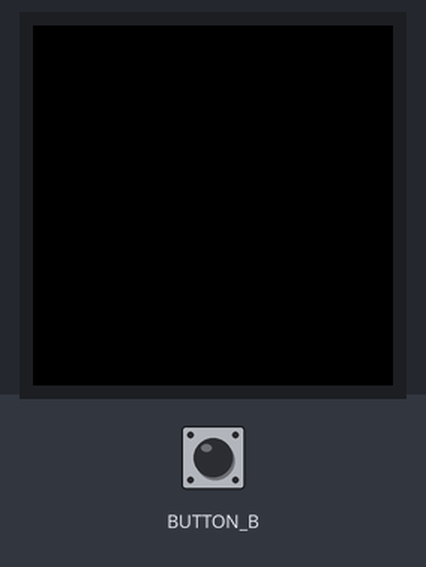
Bench run of a program on a simulated Adafruit CLUE running CircuitPython. Shown: 240×240 colour display. The inputs (shaded band) are chosen by the test bench. What the program prints to the serial console is not drawn.

Above: at 1.2 s.
1.3 s: button B pressed for 0.15 s
At 2.5 s:
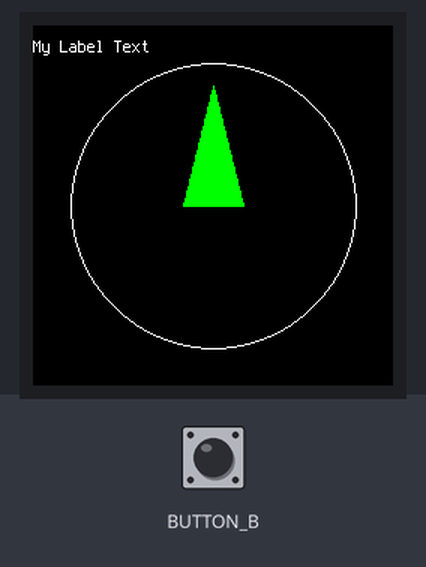
2.9 s: button B pressed for 1 s
At 3.8 s:
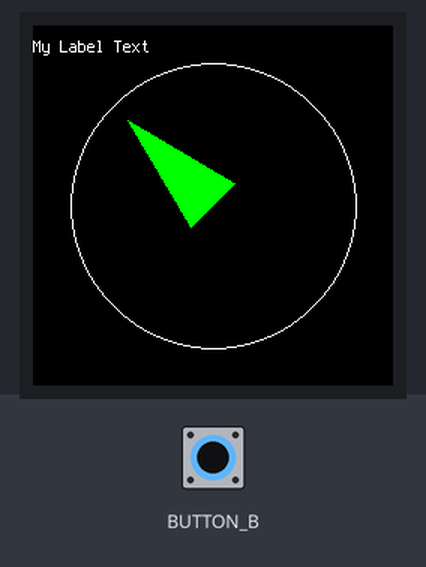
5.4 s: button B pressed for 0.15 s
At 5.7 s:
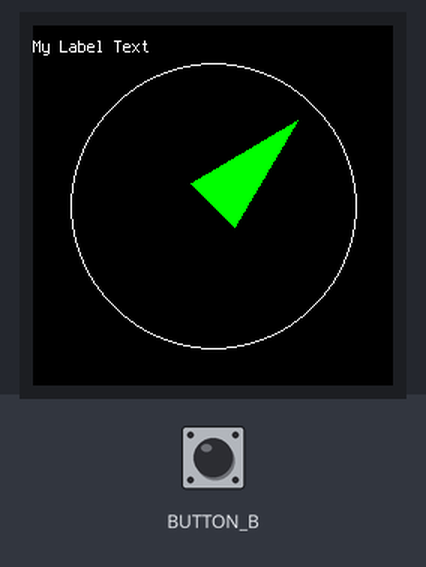
Timing chart, 0 to 8.4 s (numbered marks = the images above; inputs shaded):
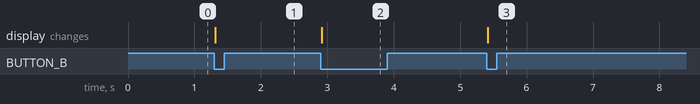

The program:

3._testUi+Text+button.py
```python
# test ui
import board
import displayio
from adafruit_display_shapes.circle import Circle
from adafruit_display_shapes.triangle import Triangle
from adafruit_clue import clue
import math
from adafruit_display_text.label import Label
import terminalio
import time

rA = 80
rB = 20
nL = [45, 90, 135]

i = 0
n = nL[int(math.fmod(i, 3))]

buttonPre = False

def show(n):

    a0 = rA*math.cos(n*2*math.pi/360)
    b0 = rA*math.sin(n*2*math.pi/360)

    a1 = rB*math.cos((n+90)*2*math.pi/360)
    b1 = rB*math.sin((n+90)*2*math.pi/360)

    a2 = rB*math.cos((n-90)*2*math.pi/360)
    b2 = rB*math.sin((n-90)*2*math.pi/360)

    x0 = int(a0 + 120)
    y0 = int(120 - b0)

    x1 = int(a1 + 120)
    y1 = int(120 - b1)

    x2 = int(a2 + 120)
    y2 = int(120 - b2)


    display = board.DISPLAY

    clue_group = displayio.Group(max_size=4)
    outer_circle = Circle(120, 120, 95, outline=clue.WHITE)
    clue_group.append(outer_circle)

    arrow_group = displayio.Group(max_size=1)
    arrow = Triangle(x0, y0, x1, y1, x2, y2, fill=0x00FF00)
    arrow_group.append(arrow)
    clue_group.append(arrow_group)

    label_group = displayio.Group(max_size=1)
    my_label = Label(terminalio.FONT, text="My Label Text", color=clue.WHITE, scale=1)


    my_label.anchor_point = (0.0, 0.0)
    my_label.anchored_position = (0, 8)
    label_group.append(my_label)
    clue_group.append(label_group)


    display.show(clue_group)
    return

while True:
    if clue.button_b != buttonPre:
        buttonPre = clue.button_b
        if clue.button_b:
            i += 1
            n = nL[i % 3]
            print(n)
            show(n)
            #time.sleep(0.1)
   # pass
```

Measured:
- after the input at 1.3 s, the display: changes at once (image 1)
- after the input at 2.9 s, the display: changes at once (image 2)
- after the input at 5.4 s, the display: changes at once (image 3)
